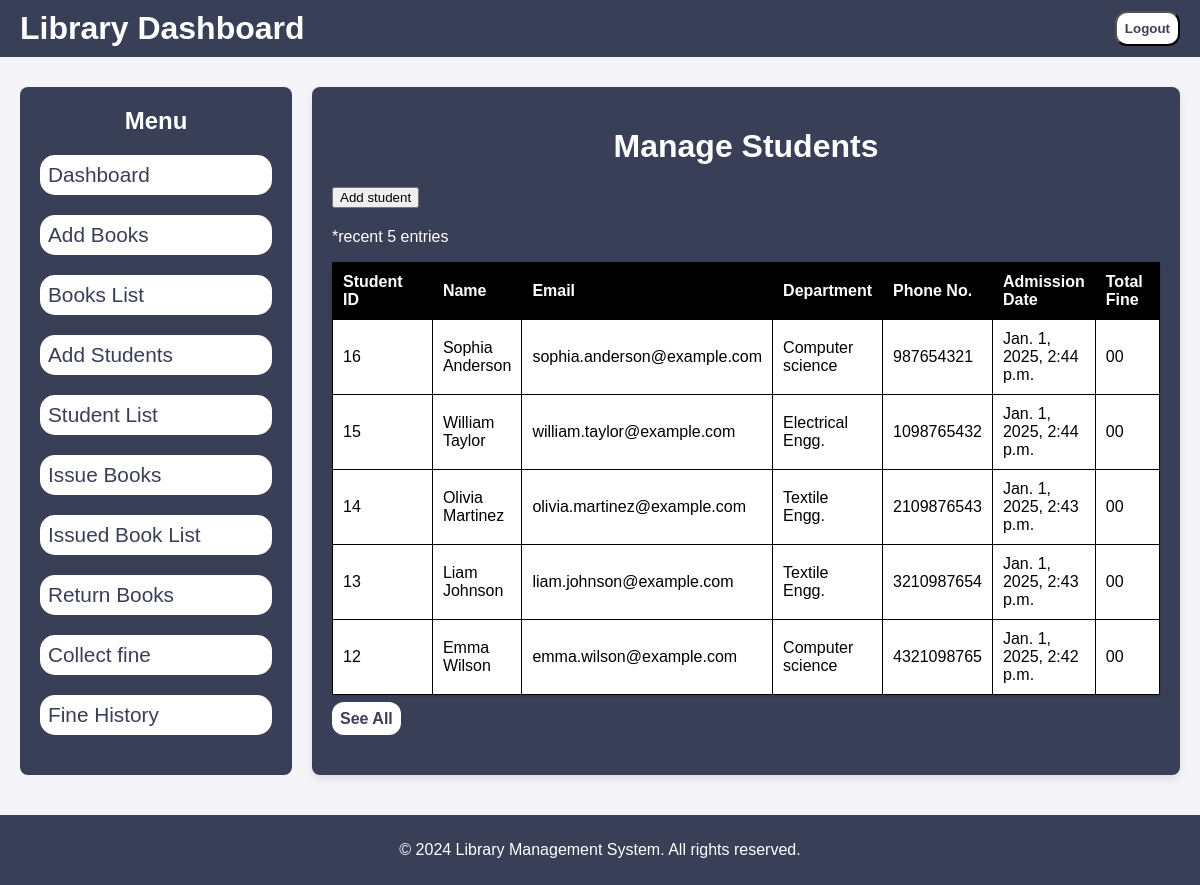
The app's page /manage_student with its own data.
### LibraryApp/models.py (models this page shows, shortened)
class Student(models.Model):
    name = models.CharField(max_length=100)
    email = models.EmailField(unique=True)
    department = models.CharField(max_length=100)
    phone = models.IntegerField(max_length=15)
    created_at = models.DateTimeField(auto_now_add=True , editable=False)
    updated_at = models.DateTimeField(auto_now=True)

### LibraryApp/views.py (the view)
# urls.py: path('manage_student' , views.manage_student , name = 'manage_student'),
def manage_student(request):
    dept_data = Department.objects.all()
    student_data = Student.objects.all().order_by('-id')[:5]
    return render(request , 'manage_student.html' , {'dept_data' : dept_data , 'student_data' : student_data})

### LibraryApp/models.py (called while the page is built)
    def __str__(self):
        return self.name

### templates/manage_student.html (shortened to what this page needs)
{% extends 'base.html' %}
{% load static %}
    {% block content %}
        <div class="main-content">
            <h1> Manage Students </h1>
            <button id="add">Add student</button>
                        <div class="table-container">
                            <p style="color: white;"> *recent 5 entries </p>
                            <table>
                                <thead>
                                    <tr>
                                        <th style="width: 100px;">Student ID</th>
                                        <th>Name</th>
                                        <th>Email</th>
                                        <th>Department</th>
                                        <th>Phone No.</th>
                                        <th>Admission Date</th>
                                        <th style="width: 50px;">Total Fine</th>
                                    </tr>
                                </thead>
                                <tbody>
                                    {% for data in student_data %}
                                    <tr style="height: min-content;">
                                        <td>{{data.id}}</td>
                                            <td>{{data.name}}</td>
                                            <td>{{data.email}}</td>
                                            <td>{{data.department}}</td>
                                            <td>{{data.phone}}</td>
                                            <td>{{data.created_at}}</td>
                                            <td>00</td>
                                            </tr>
                                    {% endfor %}
                                </tbody>
                            </table>
                            <a class="btn" href="{% url 'student_table' %}">See All</a>
                        </div>
            </div>
        </div>
{% endblock %}

### static/css/style.css (style rules this page uses)
body { margin: 0; font-family: Arial, sans-serif; background-color: #f4f4f9; }
.main-content { flex: 1; background-color: #3a3f58; padding: 20px; border-radius: 8px; box-shadow: 0 4px 8px rgba(0, 0, 0, 0.1); }
.table-container { margin-top: 20px; }
table { width: 100%; border-collapse: collapse; margin-top: 10px; box-shadow: 0 2px 4px rgba(0, 0, 0, 0.1); margin-bottom: 15px; }
table th, table td { padding: 10px; text-align: left; border: 1px solid #ddd; }
table th, tr { background-color: #3a3f58; color: #fff; }
table th { background-color: black; color: #fff; }
.btn { text-decoration: none; color: #3a3f58; font-weight: 650; background-color: white; border-radius: 12px; padding: 8px; width: max-content; }

### static/css/tables.css (style rules this page uses)
table { width: 100%; text-align: center; border-collapse: collapse; margin-top: 10px; box-shadow: 0 2px 4px rgba(0, 0, 0, 0.1); }
table th { text-align: center; }
table th, table td { padding: 10px; text-align: left; border: 1px solid black; }
table th, tr { background-color: white; color: black; }
table th { background-color: black; color: #fff; }
a { color: #fff; text-decoration: none; text-align: center; }

### static/css/manage_student.css (style rules this page uses)
h1 { text-align: center; color: white; }
table { width: 100%; text-align: center; border-collapse: collapse; margin-top: 10px; box-shadow: 0 2px 4px rgba(0, 0, 0, 0.1); }
table th { text-align: center; }
table th, table td { padding: 10px; text-align: left; border: 1px solid black; }
table th, tr { background-color: white; color: black; }
table th { background-color: black; color: #fff; }
a { color: #fff; text-decoration: none; text-align: center; }

### records on screen
Student: id "16", name "Sophia Anderson", email "sophia.anderson@example.com", department "Computer science", phone "987654321", created_at "Jan. 1, 2025, 2:44 p.m."
Student: id "15", name "William Taylor", email "william.taylor@example.com", department "Electrical Engg.", phone "1098765432", created_at "Jan. 1, 2025, 2:44 p.m."
Student: id "14", name "Olivia Martinez", email "olivia.martinez@example.com", department "Textile Engg.", phone "2109876543", created_at "Jan. 1, 2025, 2:43 p.m."
Student: id "13", name "Liam Johnson", email "liam.johnson@example.com", department "Textile Engg.", phone "3210987654", created_at "Jan. 1, 2025, 2:43 p.m."
Student: id "12", name "Emma Wilson", email "emma.wilson@example.com", department "Computer science", phone "4321098765", created_at "Jan. 1, 2025, 2:42 p.m."
